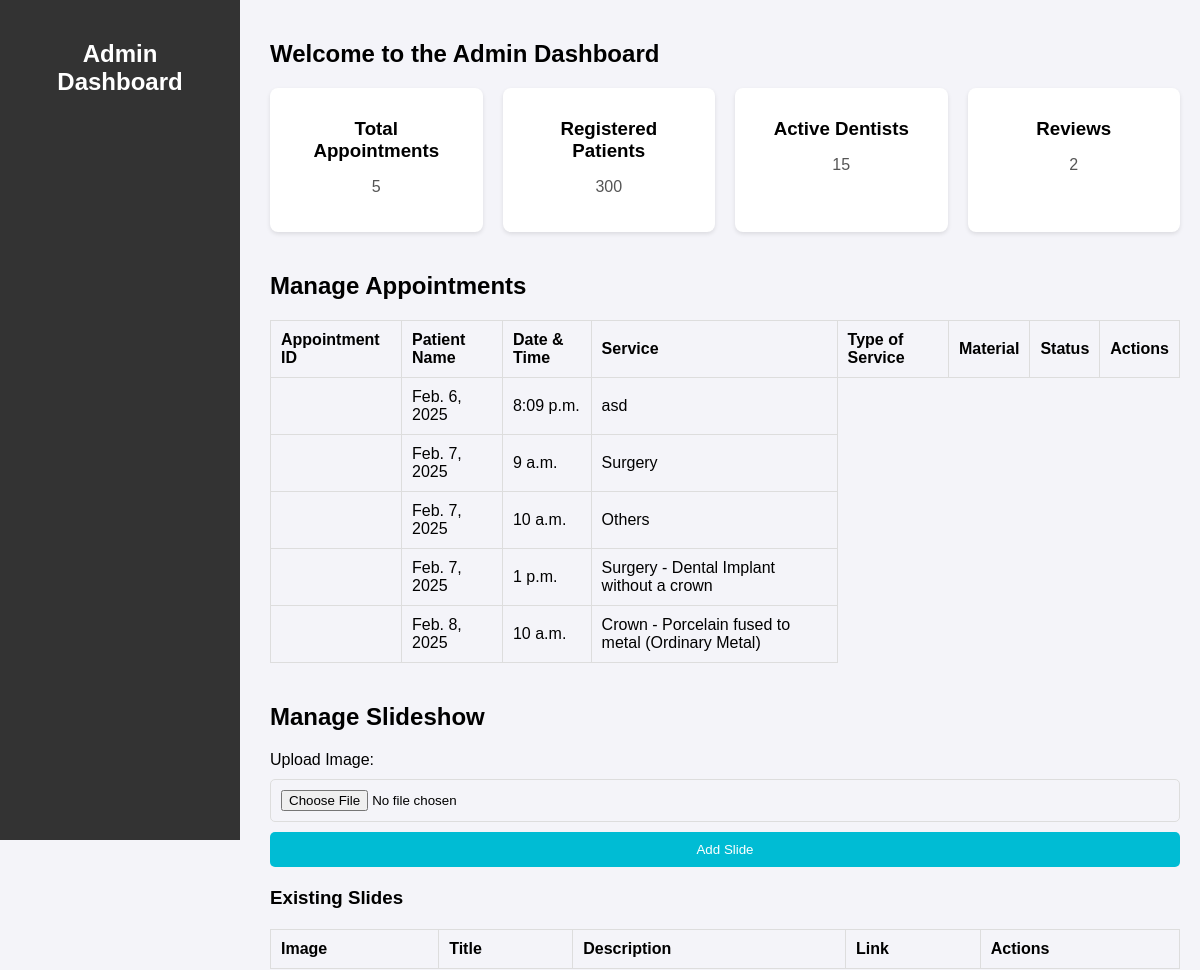
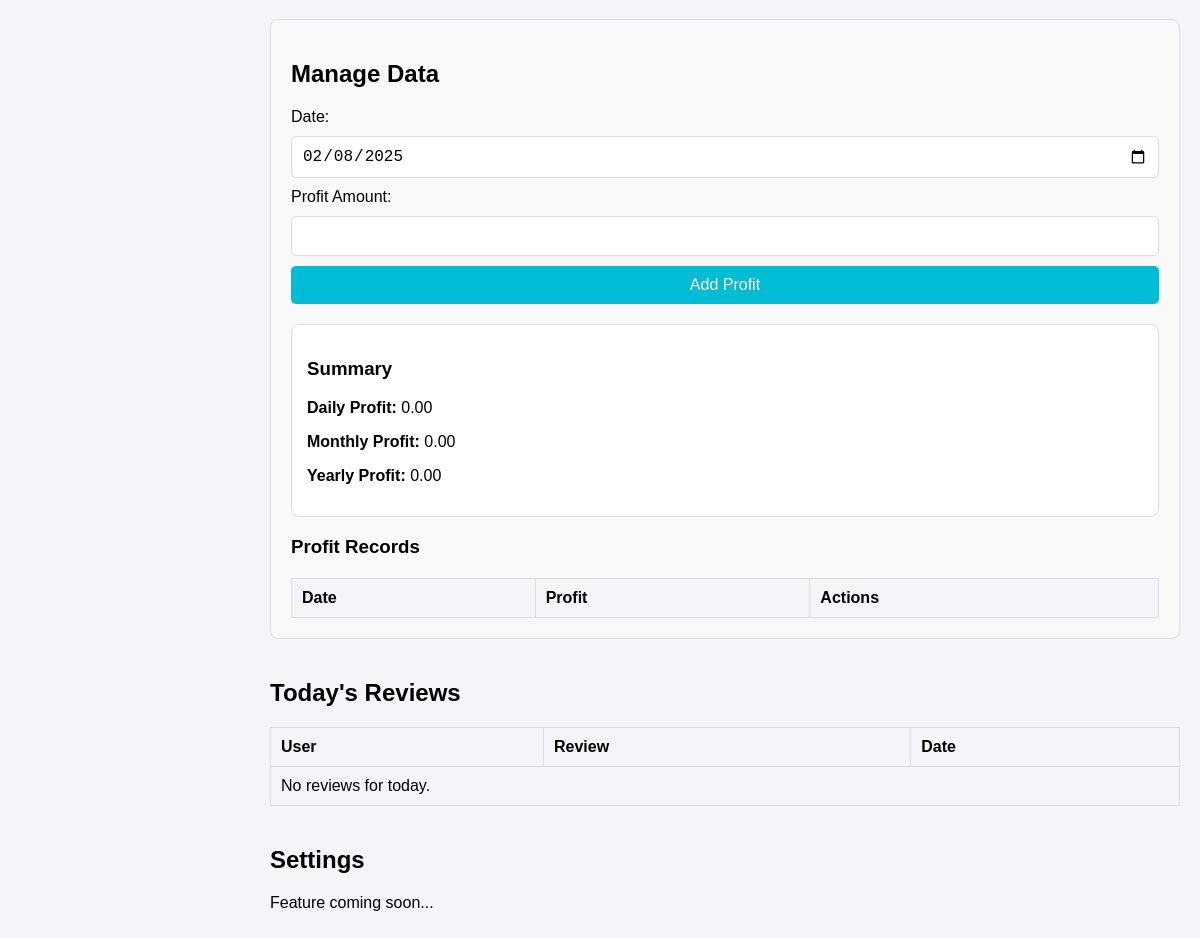
/admin_dashboard/ (signed in), run on the app's committed database (2 pictures, top to bottom).
### patients/models.py (models this page shows, shortened)
class Appointment(models.Model):
    user = models.ForeignKey(User, on_delete=models.CASCADE)
    date = models.DateField()
    time = models.TimeField(default=datetime.time(9, 0))  # Default time set to 9:00 AM
    service = models.CharField(max_length=100)
    notes = models.TextField(blank=True, null=True)
    status = models.CharField(max_length=10, choices=STATUS_CHOICES, default='Pending')

### patients/views.py (the view)
# urls.py: path('admin_dashboard/', views.admin_dashboard, name='admin_dashboard'),
@login_required
def admin_dashboard(request):
    total_appointments = Appointment.objects.count()
    registered_patients = Patient.objects.count()
    active_dentists = 15  # Assuming you have a way to count active dentists
    total_reviews = Review.objects.count()
    appointments = Appointment.objects.all().order_by('date', 'time')
    today = timezone.localtime(timezone.now()).date()
    todays_reviews = Review.objects.filter(created_at__date=today)
    context = {
        'total_appointments': total_appointments,
        'registered_patients': registered_patients,
        'active_dentists': active_dentists,
        'total_reviews': total_reviews,
        'todays_reviews': todays_reviews,
        'appointments': appointments,
    }
    return render(request, 'admin_dashboard.html', context)

### patients/templates/admin_dashboard.html (shortened to what this page needs)
<!DOCTYPE html>
<html lang="en">
<head>
    {% load static %}
    <link rel="stylesheet" href="https://cdnjs.cloudflare.com/ajax/libs/font-awesome/6.0.0-beta3/css/all.min.css">
    <link rel="stylesheet" href="{% static 'admin-style.css' %}">
</head>
<body>
    <div class="sidebar">
        <h2>Admin Dashboard</h2>
    </div>
    <div class="main-content">
        <section id="dashboard">
            <h1>Welcome to the Admin Dashboard</h1>
            <div class="dashboard-cards">
                <div class="card">
                    <h3>Total Appointments</h3>
                    <p>{{ total_appointments }}</p>
                </div>
                <div class="card">
                    <h3>Registered Patients</h3>
                    <p>300</p>
                </div>
                <div class="card">
                    <h3>Active Dentists</h3>
                    <p>15</p>
                </div>
                <div class="card">
                    <h3>Reviews</h3>
                    <p>{{ total_reviews }}</p>
                </div>
            </div>
        </section>
        <section id="appointments" class="section">
            <h2>Manage Appointments</h2>
            <table>
                <thead>
                    <tr>
                        <th>Appointment ID</th>
                        <th>Patient Name</th>
                        <th>Date & Time</th>
                        <th>Service</th>
                        <th>Type of Service</th>
                        <th>Material</th>
                        <th>Status</th>
                        <th>Actions</th>
                    </tr>
                </thead>
                <tbody>
                    {% for appointment in appointments %}
                    <tr>
                        <td>{{ appointment.patient.user.username }}</td>
                        <td>{{ appointment.date }}</td>
                        <td>{{ appointment.time }}</td>
                        <td>{{ appointment.service }}</td>
                    </tr>
                    {% endfor %}
                </tbody>
            </table>
        </section>
        <section id="slideshow-management" class="section">
            <h2>Manage Slideshow</h2>
            <form id="addSlideForm">
                <label for="slideImage">Upload Image:</label>
                <input type="file" id="slideImage" name="slideImage" accept="image/*" required>
                <button type="submit">Add Slide</button>
            </form>
            <h3>Existing Slides</h3>
            <table id="slidesTable">
                <thead>
                    <tr>
                        <th>Image</th>
                        <th>Title</th>
                        <th>Description</th>
                        <th>Link</th>
                        <th>Actions</th>
                    </tr>
                </thead>
            </table>
        </section>
        <section id="data-management" class="section">
            <h2>Manage Data</h2>
            <form id="addProfitForm">
                <label for="profitDate">Date:</label>
                <input type="date" id="profitDate" name="profitDate" required>
                <label for="profitAmount">Profit Amount:</label>
                <input type="number" id="profitAmount" name="profitAmount" step="0.01" required>
                <button type="submit">Add Profit</button>
            </form>
            <div class="summary">
                <h3>Summary</h3>
                <p><strong>Daily Profit:</strong> <span id="dailyProfit">0.00</span></p>
                <p><strong>Monthly Profit:</strong> <span id="monthlyProfit">0.00</span></p>
                <p><strong>Yearly Profit:</strong> <span id="yearlyProfit">0.00</span></p>
            </div>
            <h3>Profit Records</h3>
            <table id="profitsTable">
                <thead>
                    <tr>
                        <th>Date</th>
                        <th>Profit</th>
                        <th>Actions</th>
                    </tr>
                </thead>
            </table>
        </section>
        <section id="daily-reviews" class="section">
            <h2>Today's Reviews</h2>
            <table>
                <thead>
                    <tr>
                        <th>User</th>
                        <th>Review</th>
                        <th>Date</th>
                    </tr>
                </thead>
                <tbody>
                    {% for review in todays_reviews %}
                    <tr>
                        <td>{{ review.user.username }}</td>
                        <td>{{ review.review_text }}</td>
                        <td>{{ review.created_at }}</td>
                    </tr>
                    {% empty %}
                    <tr>
                        <td colspan="3">No reviews for today.</td>
                    </tr>
                    {% endfor %}
                </tbody>
            </table>
        </section>
        <section id="settings" class="section">
            <h2>Settings</h2>
            <p>Feature coming soon...</p>
        </section>
    </div>
</body>
</html>

### static/admin-style.css (style rules this page uses)
body { font-family: Arial, sans-serif; margin: 0; padding: 0; background-color: #f4f4f9; }
.sidebar { width: 200px; height: 100vh; background-color: #333; color: #fff; position: fixed; top: 0; left: 0; padding: 20px; }
.sidebar h2 { text-align: center; margin-bottom: 30px; }
.main-content { margin-left: 250px; padding: 20px; }
.dashboard-cards { display: grid; grid-template-columns: repeat(auto-fit, minmax(200px, 1fr)); gap: 20px; }
.card { background: #fff; padding: 20px; border-radius: 8px; box-shadow: 0 2px 4px rgba(0, 0, 0, 0.1); text-align: center; }
.card h3 { margin: 10px 0; }
.card p { color: #555; }
.section { margin-top: 40px; }
.section h2 { margin-bottom: 20px; }
table { width: 100%; border-collapse: collapse; margin-top: 20px; }
table th, table td { padding: 10px; text-align: left; border: 1px solid #ddd; }
table th { background-color: #f4f4f9; }
form { display: flex; flex-direction: column; gap: 10px; margin-bottom: 20px; }
form input, form textarea, form select { padding: 10px; border: 1px solid #ddd; border-radius: 5px; }
form button { background-color: #00bcd4; color: #fff; border: none; padding: 10px; border-radius: 5px; cursor: pointer; }
#data-management { padding: 20px; background-color: #f9f9f9; border: 1px solid #ddd; border-radius: 8px; margin: 20px 0; }
#data-management h2 { margin-bottom: 20px; }
#addProfitForm { display: flex; flex-direction: column; gap: 10px; margin-bottom: 20px; }
#addProfitForm input, #addProfitForm button { padding: 10px; font-size: 16px; }
#profitsTable { width: 100%; border-collapse: collapse; margin-top: 20px; }
#profitsTable th, #profitsTable td { border: 1px solid #ddd; padding: 10px; text-align: left; }
.summary { margin-top: 20px; background-color: #fff; padding: 15px; border: 1px solid #ddd; border-radius: 8px; }
#daily-reviews { margin-top: 40px; }
#daily-reviews table { width: 100%; border-collapse: collapse; margin-top: 20px; }
#daily-reviews th, #daily-reviews td { padding: 10px; text-align: left; border: 1px solid #ddd; }
#daily-reviews th { background-color: #f4f4f9; }

### data on the page
Appointment: date "Feb. 6, 2025", time "8:09 p.m.", service "asd"
Appointment: date "Feb. 7, 2025", time "9 a.m.", service "Surgery"
Appointment: date "Feb. 7, 2025", time "10 a.m.", service "Others"
Appointment: date "Feb. 7, 2025", time "1 p.m.", service "Surgery - Dental Implant without a crown"
Appointment: date "Feb. 8, 2025", time "10 a.m.", service "Crown - Porcelain fused to metal (Ordinary Metal)"

### other printed values
{{ total_appointments }} "5"
{{ total_reviews }} "2"
